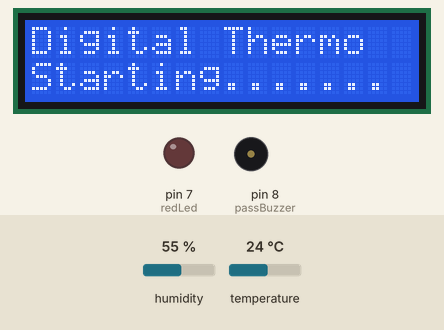
Simulated run of this sketch. Board: Arduino Uno, built with avr-gcc and run on an emulated ATmega328P. On the bench: 16×2 character LCD, output pins drawn as LEDs (lit = HIGH), buzzer (waves = sounding, pin HIGH). The test bench sets the inputs (shaded band); at power-on: temperature 24 °C, humidity 55 %.

Above: at 5.2 s.
5.3 s: temperature set to 29 °C
8.0 s: temperature set to 32 °C
At 9.1 s:
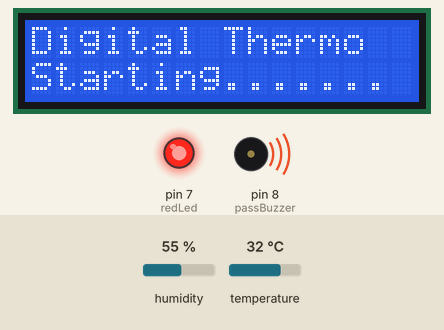
10.7 s: temperature set to 27 °C
13.4 s: temperature set to 24 °C
At 15.0 s:
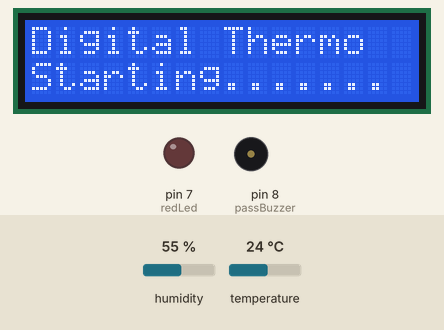
16.1 s: temperature set to 33 °C
At 17.4 s:
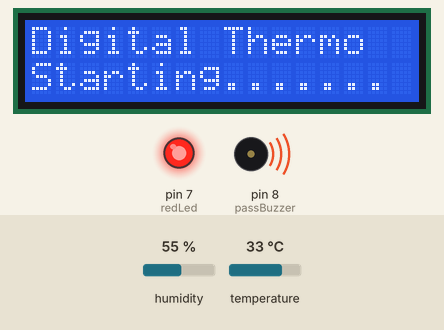
Timing chart, 0 to 19.1 s (numbered marks = the images above; inputs shaded):
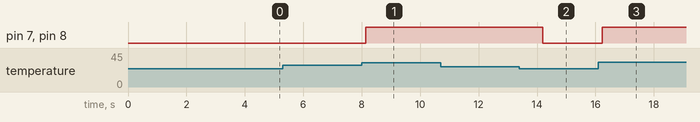

The sketch:

day-12.ino
```cpp
#include <DHT.h>
#include <LiquidCrystal.h>


const int rs = 12, en = 11, d4 = 5, d5 = 4, d6 = 3, d7 = 2;
LiquidCrystal lcd(rs, en, d4, d5, d6, d7);

// Declare Global variables
#define passBuzzer 8
#define redLed 7
#define dhtPin 9
#define DHTTYPE DHT11

const float tempLimit = 30.0;
const float tempReset = 25.0;

bool alarmOn = false;

DHT dht(dhtPin, DHTTYPE);

void setup(){
  pinMode(redLed, OUTPUT);
  pinMode(passBuzzer, OUTPUT);
  pinMode(dhtPin, INPUT);
  lcd.begin(16, 2);
  lcd.setCursor(0,0);
  lcd.print("Digital Thermo");
  lcd.setCursor(0,1);
  lcd.print("Starting.......");
  delay(4000);

}
void loop(){
  float t = dht.readTemperature();
  float h = dht.readHumidity();
  if(isnan(t) || isnan(h)){
    lcd.setCursor(0,0);
    lcd.print("ERROR");
    lcd.setCursor(0,1);
    lcd.print("CHECK ERROR");
    //delay(3000);
    //kcd.clear();

    return;
  }
  if (t > tempLimit){
    alarmOn = true; //true
  }

    else if (t <= tempReset){
      alarmOn = false;
    }
  if (alarmOn){
    digitalWrite(redLed, HIGH);
    digitalWrite(passBuzzer, HIGH);
  }
  else {
    digitalWrite(redLed, LOW);
    digitalWrite(passBuzzer, LOW);
   }

    }
```

Measured:
- the behaviour switches between 30 and 31 °C on temperature (found by bisection; images 0 and 1)
- the behaviour switches between 26 and 25 °C on temperature (found by bisection; images 1 and 2)
- after the input at 5.3 s, every drawn part: stays the same
- after the input at 8.0 s, pin 7 (redLed), pin 8 (passBuzzer): LOW → HIGH after 0.14 s
- after the input at 10.7 s, every drawn part: stays the same
- after the input at 13.4 s, pin 7 (redLed), pin 8 (passBuzzer): HIGH → LOW after 0.81 s
- after the input at 16.1 s, pin 7 (redLed), pin 8 (passBuzzer): LOW → HIGH after 0.13 s
